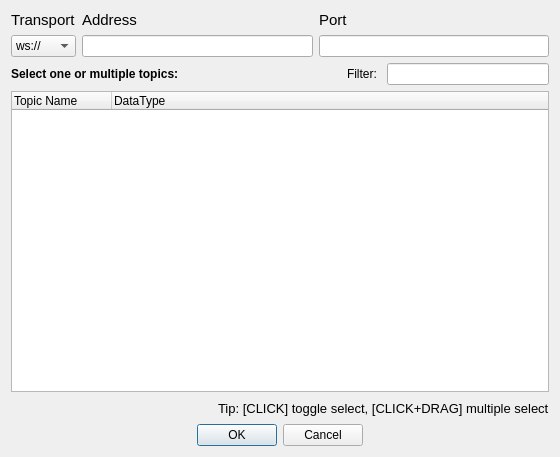
<?xml version="1.0" encoding="UTF-8"?>
<ui version="4.0">
 <class>WebSocketDialog</class>
 <widget class="QWidget" name="WebSocketDialog">
  <property name="geometry">
   <rect>
    <x>0</x>
    <y>0</y>
    <width>560</width>
    <height>457</height>
   </rect>
  </property>
  <property name="windowTitle">
   <string>Form</string>
  </property>
  <layout class="QVBoxLayout" name="verticalLayout_2">
   <item>
    <layout class="QGridLayout" name="gridLayout" columnstretch="0,0,0">
     <item row="1" column="2">
      <widget class="LineEdit" name="lineEditPort"/>
     </item>
     <item row="0" column="1">
      <widget class="QLabel" name="label_3">
       <property name="font">
        <font>
         <pointsize>11</pointsize>
         <bold>false</bold>
        </font>
       </property>
       <property name="text">
        <string>Address</string>
       </property>
      </widget>
     </item>
     <item row="1" column="0">
      <widget class="QComboBox" name="comboBox">
       <item>
        <property name="text">
         <string>ws://</string>
        </property>
       </item>
      </widget>
     </item>
     <item row="0" column="0">
      <widget class="QLabel" name="label_2">
       <property name="font">
        <font>
         <pointsize>11</pointsize>
         <bold>false</bold>
        </font>
       </property>
       <property name="text">
        <string>Transport</string>
       </property>
      </widget>
     </item>
     <item row="0" column="2">
      <widget class="QLabel" name="label_4">
       <property name="font">
        <font>
         <pointsize>11</pointsize>
         <bold>false</bold>
        </font>
       </property>
       <property name="text">
        <string>Port</string>
       </property>
      </widget>
     </item>
     <item row="1" column="1">
      <widget class="LineEdit" name="lineEditAddress"/>
     </item>
    </layout>
   </item>
   <item>
    <layout class="QHBoxLayout" name="horizontalLayout_5">
     <item>
      <widget class="QLabel" name="label_6">
       <property name="font">
        <font>
         <bold>true</bold>
        </font>
       </property>
       <property name="text">
        <string>Select one or multiple topics:</string>
       </property>
      </widget>
     </item>
     <item>
      <spacer name="horizontalSpacer">
       <property name="orientation">
        <enum>Qt::Horizontal</enum>
       </property>
       <property name="sizeHint" stdset="0">
        <size>
         <width>40</width>
         <height>20</height>
        </size>
       </property>
      </spacer>
     </item>
     <item>
      <widget class="QLabel" name="label_7">
       <property name="text">
        <string>Filter: </string>
       </property>
      </widget>
     </item>
     <item>
      <widget class="QLineEdit" name="lineEditFilter">
       <property name="maximumSize">
        <size>
         <width>300</width>
         <height>16777215</height>
        </size>
       </property>
       <property name="clearButtonEnabled">
        <bool>true</bool>
       </property>
      </widget>
     </item>
    </layout>
   </item>
   <item>
    <widget class="QTreeWidget" name="topicsList">
     <property name="selectionMode">
      <enum>QAbstractItemView::MultiSelection</enum>
     </property>
     <property name="uniformRowHeights">
      <bool>true</bool>
     </property>
     <property name="headerHidden">
      <bool>false</bool>
     </property>
     <property name="columnCount">
      <number>2</number>
     </property>
     <column>
      <property name="text">
       <string>Topic Name</string>
      </property>
     </column>
     <column>
      <property name="text">
       <string>DataType</string>
      </property>
     </column>
    </widget>
   </item>
   <item>
    <layout class="QHBoxLayout" name="horizontalLayout_4">
     <item>
      <spacer name="horizontalSpacer_3">
       <property name="orientation">
        <enum>Qt::Horizontal</enum>
       </property>
       <property name="sizeHint" stdset="0">
        <size>
         <width>40</width>
         <height>20</height>
        </size>
       </property>
      </spacer>
     </item>
     <item>
      <widget class="QLabel" name="label_5">
       <property name="font">
        <font>
         <pointsize>10</pointsize>
        </font>
       </property>
       <property name="text">
        <string>Tip: [CLICK] toggle select, [CLICK+DRAG] multiple select</string>
       </property>
      </widget>
     </item>
    </layout>
   </item>
   <item>
    <widget class="QDialogButtonBox" name="buttonBox">
     <property name="standardButtons">
      <set>QDialogButtonBox::Cancel|QDialogButtonBox::Ok</set>
     </property>
     <property name="centerButtons">
      <bool>true</bool>
     </property>
    </widget>
   </item>
  </layout>
 </widget>
 <customwidgets>
  <customwidget>
   <class>LineEdit</class>
   <extends>QLineEdit</extends>
   <header>PlotJuggler/line_edit.h</header>
  </customwidget>
 </customwidgets>
 <resources/>
 <connections/>
</ui>
